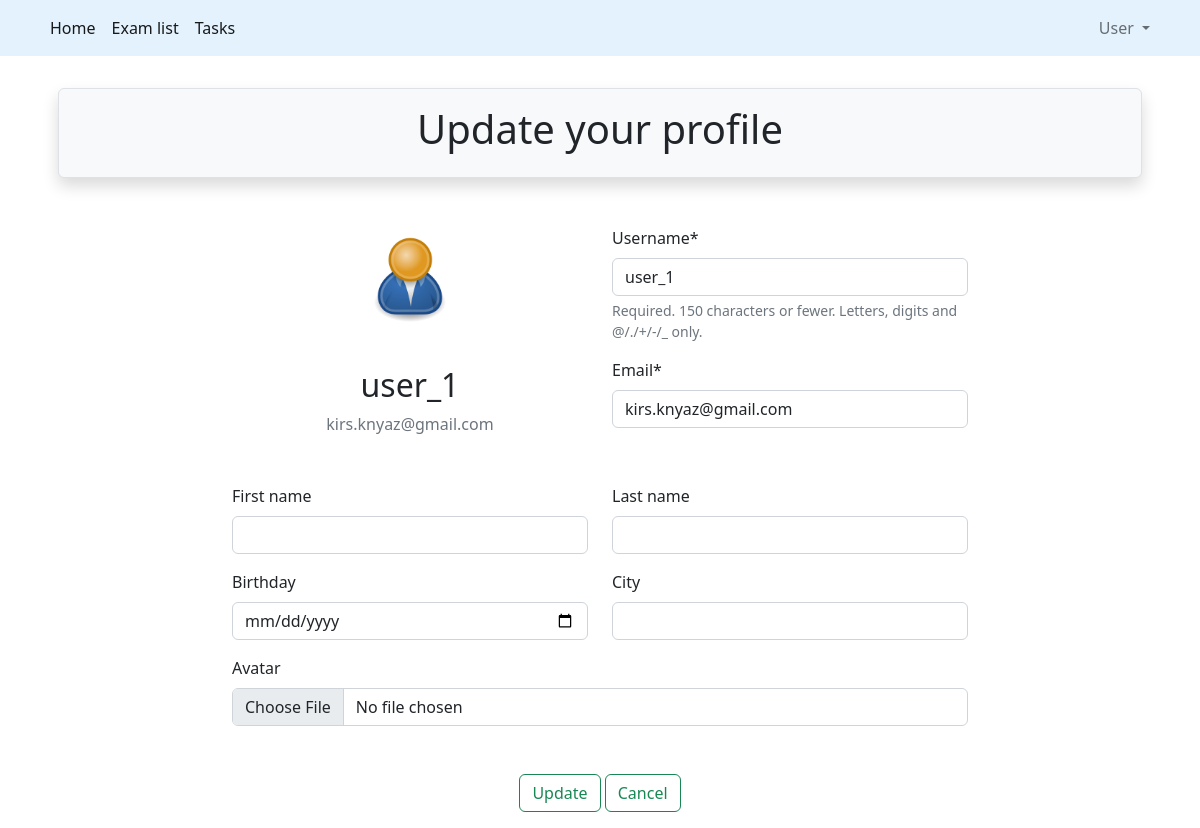
Screenshot of /accounts/profile/update/ (signed in) with the database file from the repository.
### src/accounts/models.py (models this page shows, shortened)
class User(AbstractUser):
    is_activated = models.BooleanField(default=True, db_index=True)
    avatar = models.ImageField(upload_to=avatar_save, default='profile/default.png')
    birthday = models.DateField(null=True, blank=True)
    city = models.CharField(max_length=50, null=True, blank=True)
    class Meta(AbstractUser.Meta):
        db_table = 'user'

### src/accounts/views.py (the view)
# urls.py: path('profile/update/', UserProfileUpdateView.as_view(), name='profile_update'),
class UserProfileUpdateView(LoginRequiredMixin, UpdateView):
    template_name = 'accounts/user_profile_update.html'
    model = get_user_model()
    success_url = reverse_lazy('accounts:profile')
    form_class = UserUpdateForm
    def get_object(self, queryset=None):
        return self.request.user

### src/accounts/forms.py
class UserUpdateForm(UserChangeForm):
    avatar = forms.ImageField(required=False, widget=widgets.FileInput())
    birthday = forms.DateField(required=False, widget=widgets.DateInput(attrs={'type': 'date'}))
    email = forms.EmailField(required=True)
    class Meta:
        model = get_user_model()
        fields = (
            'username',
            'first_name',
            'last_name',
            'email',
            'birthday',
            'city',
            'avatar'
        )

### src/accounts/templates/accounts/user_profile_update.html (shortened to what this page needs)
{% extends 'base.html' %}
{% load crispy_forms_filters %}
{% load crispy_forms_field %}
{% block header %}
    Update your profile
{% endblock %}
{% block content %}
    <form method="post" enctype="multipart/form-data">
        <div class="row">
            <div class="col-2"></div>
            <div class="col">
                <div class="row">
                    <div class="col-6 text-center">
                        <div class="media">
                            <div class="img-circle.vert">
                                <img class="rounded-circle p-1 m-1" width="100" height="100" src="{{ user.avatar.url }}"
                                     alt="avatar">
                            </div>
                            <div class="media-body p-3 m-3">
                                <h2 class="account-heading">{{ user.username }}</h2>
                                <p class="text-secondary">{{ user.email }}</p>
                            </div>
                        </div>
                    </div>
                    <div class="col-6">
                        {{ form.username|as_crispy_field }}
                        {{ form.email|as_crispy_field }}
                    </div>
                </div>
                <div class="row">
                    <div class="col-6">
                        {{ form.first_name|as_crispy_field }}
                    </div>
                    <div class="col-6">
                        {{ form.last_name|as_crispy_field }}
                    </div>
                </div>
                <div class="row">
                    <div class="col-6">
                        {{ form.birthday|as_crispy_field }}
                    </div>
                    <div class="col-6">
                        {{ form.city|as_crispy_field }}
                    </div>
                </div>
                <div class="row">
                    <div class="col">
                        {{ form.avatar|as_crispy_field }}
                    </div>
                </div>
                <div class="mt-3 mb-3 text-center">
                    <input class="btn btn-outline-success mt-3" type="submit" value="Update">
                    <a class="btn btn-outline-success mt-3" href="{% url 'accounts:profile' %}">Cancel</a>
                </div>
            </div>
            <div class="col-2"></div>
        </div>
    </form>
{% endblock %}

### rows the page displays
User: avatar (placeholder picture), username "user_1", email "kirs.knyaz@gmail.com"
